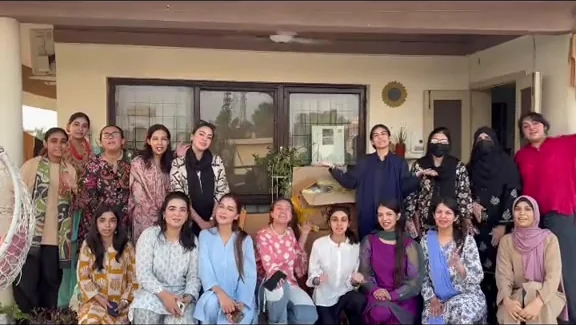
#> input picture assets/stories/give-back-team.webp, 576 x 325 px, given in place of shebelieves-logo.webp, which was not available
$ python build_brand_assets.py
#> lines starting #> are read from the running program, lines starting #| are printed output that depends on the picture; pictures that were not available may be replaced by others from this repository, and a replacement may not be noted
#> in main, logo is the input picture: PIL image 576x325 RGB; mean R, G, B 129.1, 106.7, 102.5
#!/usr/local/lib/hermes-agent/venv/bin/python3
"""Derive site brand assets from the supplied SheBelieves logo and public story frames.

Nothing here redraws or restyles the official logo: the transparent lockup and the
favicon wing are pixel crops of `public/assets/shebelieves-logo.webp` with the flat
white studio background converted to alpha.

Run: scripts/build_brand_assets.py
"""
from __future__ import annotations

import json
import urllib.request
from pathlib import Path

from PIL import Image, ImageDraw, ImageFont

ROOT = Path(__file__).resolve().parents[1]
ASSETS = ROOT / "public" / "assets"
BRAND = ASSETS / "brand"
STORIES = ASSETS / "stories"
FONT_CACHE = Path(__file__).resolve().parent / ".fontcache"

INK = (1, 18, 70)
MAGENTA = (193, 20, 88)
PAPER = (251, 246, 239)

FONT_SOURCES = {
    "fraunces.ttf": "https://raw.githubusercontent.com/google/fonts/main/ofl/fraunces/Fraunces%5BSOFT%2CWONK%2Copsz%2Cwght%5D.ttf",
    "manrope.ttf": "https://raw.githubusercontent.com/google/fonts/main/ofl/manrope/Manrope%5Bwght%5D.ttf",
}
FONT_FALLBACKS = {
    "fraunces.ttf": "/usr/share/fonts/truetype/liberation/LiberationSerif-Bold.ttf",
    "manrope.ttf": "/usr/share/fonts/truetype/liberation/LiberationSans-Regular.ttf",
}


def load_font(name: str, size: int, weight: float | None = None) -> ImageFont.FreeTypeFont:
    FONT_CACHE.mkdir(exist_ok=True)
    path = FONT_CACHE / name
    if not path.exists():
        try:
            urllib.request.urlopen(FONT_SOURCES[name], timeout=30)  # noqa: S310 - pinned Google Fonts source
            urllib.request.urlretrieve(FONT_SOURCES[name], path)  # noqa: S310
        except Exception:  # offline build machines fall back to a system serif/sans
            path = Path(FONT_FALLBACKS[name])
    font = ImageFont.truetype(str(path), size)
    if weight is not None:
        try:
            axes = [axis[2] for axis in font.get_variation_axes()]
            names = [axis[3] if len(axis) > 3 else b"" for axis in font.get_variation_axes()]
            values = []
            for default, axis_name in zip(axes, names):
                label = axis_name.decode() if isinstance(axis_name, bytes) else str(axis_name)
                values.append(weight if label.lower() in {"weight", "wght"} else default)
            font.set_variation_by_axes(values)
        except Exception:
            pass
    return font


def white_to_alpha(image: Image.Image) -> Image.Image:
    """Convert a flat-white background to transparency while keeping antialiased edges."""
    rgb = image.convert("RGB")
    width, height = rgb.size
#> width = 576; height = 325
    out = Image.new("RGBA", (width, height))
#> out: PIL image 576x325 RGBA; every value is 0
    source = rgb.load()
    target = out.load()
    for y in range(height):
        for x in range(width):
            r, g, b = source[x, y]
            whiteness = min(r, g, b)
            alpha = 255 - whiteness
            if alpha <= 4:
                target[x, y] = (0, 0, 0, 0)
                continue
            scale = 255 / alpha
            target[x, y] = (
                max(0, min(255, int((r - whiteness) * scale))),
                max(0, min(255, int((g - whiteness) * scale))),
                max(0, min(255, int((b - whiteness) * scale))),
                alpha,
            )
    return out


def magenta_bbox(image: Image.Image) -> tuple[int, int, int, int]:
    rgb = image.convert("RGB")
    mask = Image.new("L", rgb.size, 0)
#> mask: PIL image 576x325 L; every value is 0
    pixels = rgb.load()
    mask_pixels = mask.load()
    for y in range(rgb.height):
        for x in range(rgb.width // 3):  # the wing sits left of the wordmark
            r, g, b = pixels[x, y]
            if r > 110 and r - g > 45:
                mask_pixels[x, y] = 255
    box = mask.getbbox()
#> box = (0, 124, 188, 322)
    if box is None:
        raise SystemExit("Could not locate the wing motif in the logo file.")
    return box


def rounded_square(size: int, radius_ratio: float, fill: tuple[int, int, int]) -> Image.Image:
    canvas = Image.new("RGBA", (size * 4, size * 4), (0, 0, 0, 0))
    draw = ImageDraw.Draw(canvas)
    draw.rounded_rectangle(
        (0, 0, size * 4 - 1, size * 4 - 1),
        radius=int(size * 4 * radius_ratio),
        fill=fill + (255,),
    )
    return canvas.resize((size, size), Image.LANCZOS)


def isolate_wing(transparent: Image.Image, box: tuple[int, int, int, int]) -> Image.Image:
    """Keep only the magenta wing strokes so the wordmark's S never bleeds into the icon."""
#> called with box = (0, 124, 188, 322)
    wing = transparent.crop(box)
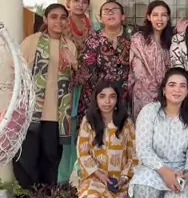
#> wing: PIL image 188x198 RGBA; mean R, G, B, A 58.7, 21.6, 6.5, 152.6; transparent parts drawn white
    pixels = wing.load()
    for y in range(wing.height):
        for x in range(wing.width):
            r, g, b, a = pixels[x, y]
            if a and (r - g) < 40:
                pixels[x, y] = (0, 0, 0, 0)
    return wing.crop(wing.getbbox())


def fit(image: Image.Image, target: int) -> Image.Image:
    scale = target / max(image.width, image.height)
    return image.resize((max(1, round(image.width * scale)), max(1, round(image.height * scale))), Image.LANCZOS)


def build_logo_and_icons(logo: Image.Image) -> None:
    BRAND.mkdir(parents=True, exist_ok=True)
    transparent = white_to_alpha(logo)
    transparent.crop(transparent.getbbox()).save(BRAND / "shebelieves-logo.png")

    wing = isolate_wing(transparent, magenta_bbox(logo))
    wing.save(BRAND / "wing-mark.png")

    icons = ((512, "icon-512.png"), (192, "icon-192.png"), (180, "apple-touch-icon.png"))
    for size, name in icons:
        icon = rounded_square(size, 0.22, PAPER)
        scaled = fit(wing, int(size * 0.72))
        icon.alpha_composite(scaled, ((size - scaled.width) // 2, (size - scaled.height) // 2))
        icon.convert("RGB").save(BRAND / name)
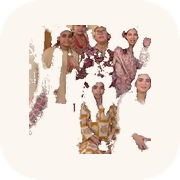
#> icon: PIL image 180x180 RGBA; mean R, G, B, A 222.6, 209.8, 201.1, 244.4; transparent parts drawn white
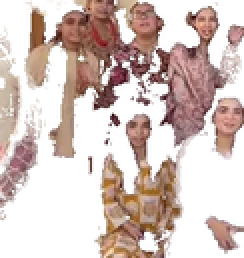
#> scaled: PIL image 122x129 RGBA (shown 2 times larger); mean R, G, B, A 51.8, 13.8, 0.8, 66.6; transparent parts drawn white

    ico = rounded_square(256, 0.22, PAPER)
#> in rounded_square (call 4), `canvas = Image.new("RGBA", (size * 4, size * 4), (0, 0, 0, 0))`: canvas: PIL image 1024x1024 RGBA; every value is 0
    wing_small = fit(wing, 196)
    ico.alpha_composite(wing_small, ((256 - wing_small.width) // 2, (256 - wing_small.height) // 2))
    ico.save(ASSETS.parent / "favicon.ico", sizes=[(16, 16), (32, 32), (48, 48), (64, 64)])


def wrap(draw: ImageDraw.ImageDraw, text: str, font: ImageFont.FreeTypeFont, max_width: int) -> list[str]:
    lines: list[str] = []
    current = ""
    for word in text.split():
        candidate = f"{current} {word}".strip()
        if draw.textlength(candidate, font=font) <= max_width or not current:
            current = candidate
        else:
            lines.append(current)
            current = word
    if current:
        lines.append(current)
    return lines


def build_open_graph(logo: Image.Image) -> None:
    width, height = 1200, 630
    canvas = Image.new("RGB", (width, height), PAPER)
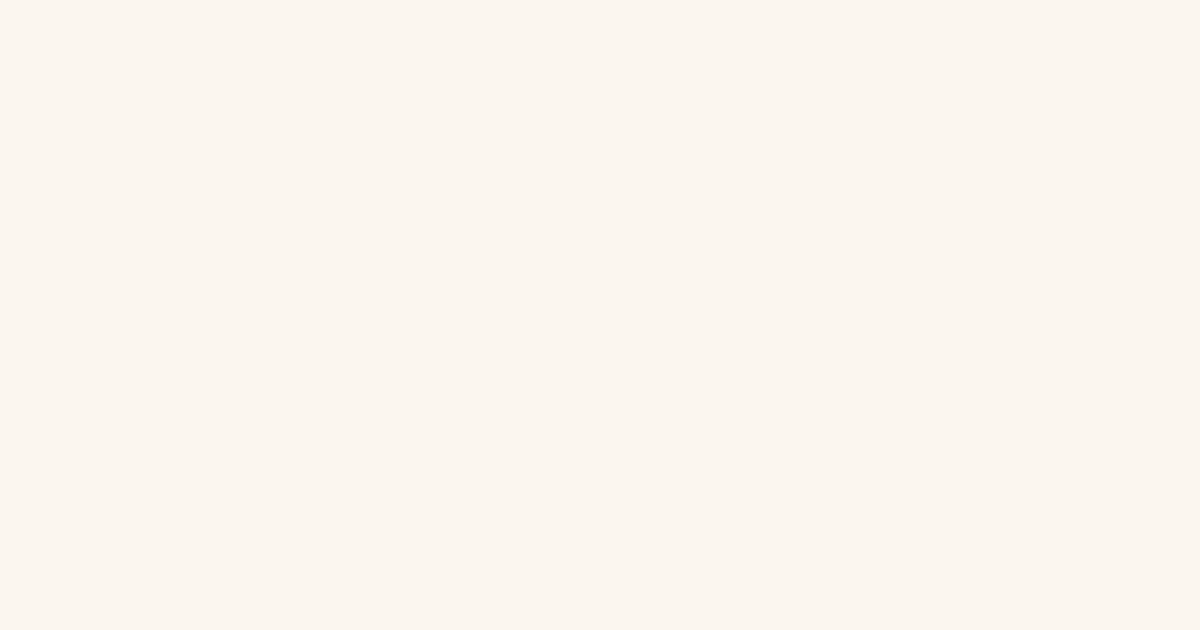
#> canvas: PIL image 1200x630 RGB; mean R, G, B 251, 246, 239

    photo = Image.open(STORIES / "hero-community.webp").convert("RGB")
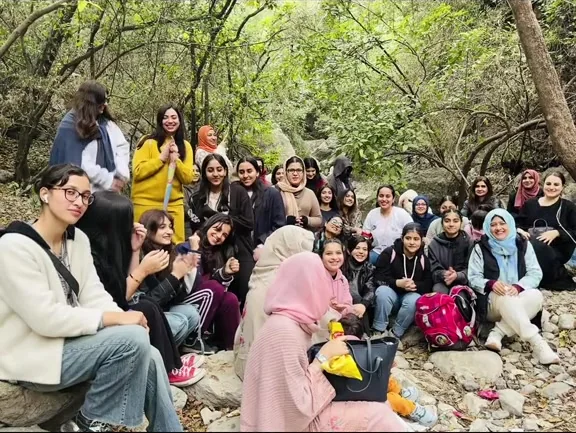
#> input picture assets/stories/hero-community.webp, 576 x 433 px, found by its file name
#> photo is the input picture: PIL image 576x433 RGB; mean R, G, B 135.8, 128, 104.8
    panel_x = 690
    photo_width, photo_height = width - panel_x, height
    ratio = max(photo_width / photo.width, photo_height / photo.height)
#> ratio = 1.45
    photo = photo.resize((int(photo.width * ratio), int(photo.height * ratio)), Image.LANCZOS)
#> photo: PIL image 838x630 RGB
    left = (photo.width - photo_width) // 2
#> left = 164
    top = max(0, int(photo.height * 0.06))
#> top = 37
    top = min(top, photo.height - photo_height)
#> top = 0
    canvas.paste(photo.crop((left, top, left + photo_width, top + photo_height)), (panel_x, 0))

    draw = ImageDraw.Draw(canvas)
    draw.rectangle((panel_x - 6, 0, panel_x, height), fill=MAGENTA)

    lockup = white_to_alpha(logo)
    lockup = fit(lockup.crop(lockup.getbbox()), 230)
    canvas.paste(lockup, (72, 58), lockup)
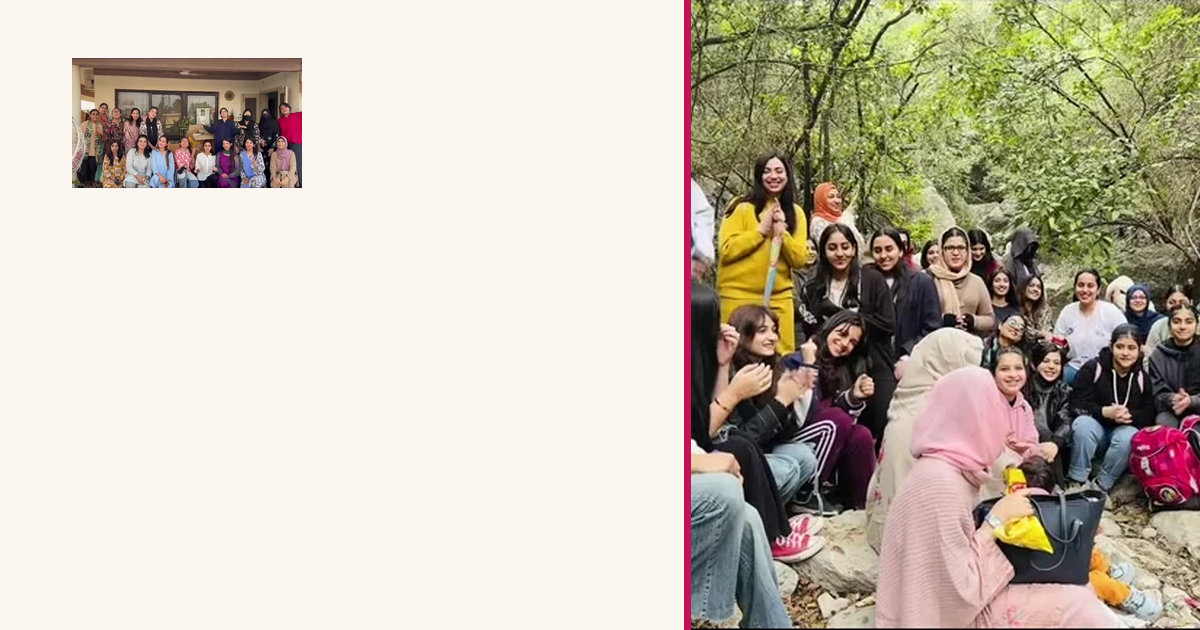
#> canvas: PIL image 1200x630 RGB; mean R, G, B 198.5, 189.8, 174.8

    display = load_font("fraunces.ttf", 50, weight=680)
    body = load_font("manrope.ttf", 23, weight=500)
    label = load_font("manrope.ttf", 18, weight=600)

    margin, text_width = 72, panel_x - 144
    y = 218
    for line in wrap(draw, "Find your next brave thing — and your people.", display, text_width):
#> in wrap, `current = ""`: current = ''
        draw.text((margin, y), line, font=display, fill=INK)
        y += 62
#> this loop made 3 passes
#> after the loop, y = 404

    y += 22
#> y = 426
    for line in wrap(draw, "A women-only Twin Cities sisterhood for trying new things and finding your people.", body, text_width):
        draw.text((margin, y), line, font=body, fill=(46, 58, 92))
        y += 33
#> this loop made 2 passes
#> y on pass 1: 459
#> (line, y) on pass 2: ('new things and finding your people.', 492)
#> after the loop, y = 492

    draw.line((margin, height - 108, margin + 56, height - 108), fill=MAGENTA, width=4)
    draw.text((margin, height - 88), "Independent concept preview · Built from", font=label, fill=(84, 94, 124))
    draw.text((margin, height - 60), "public SheBelieves content", font=label, fill=(84, 94, 124))

    canvas.save(ASSETS / "og-cover.jpg", quality=88, optimize=True)
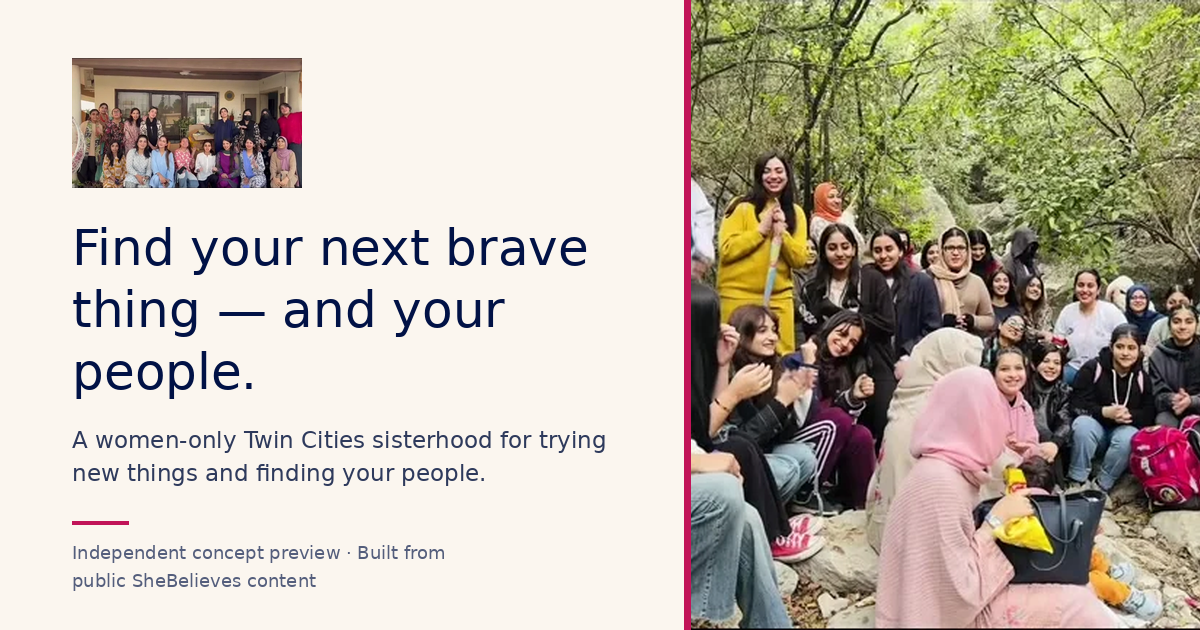
#> saved as og-cover.jpg: PIL image 1200x630 RGB; mean R, G, B 193.2, 184.9, 171.1


def reframe_climbing_story() -> None:
    """Re-crop the climbing frame so the TikTok reply overlay (a third-party username) is gone.

    Always derived from the original frame sample, so repeated runs are idempotent. Fresh
    clones do not ship `research/frame-samples/`, and there the committed crop is already final.
    """
    source = ROOT / "research" / "frame-samples" / "climbing-4-24.1s.jpg"
    if not source.exists():
        print(json.dumps({"skipped": "climbing-courage reframe", "reason": "frame sample not present"}))
        return
    frame = Image.open(source).convert("RGB")
    cropped = frame.crop((0, round(frame.height * 0.25), frame.width, frame.height))
    cropped.save(STORIES / "climbing-courage.webp", "WEBP", quality=86, method=6)

    manifest_path = ASSETS / "story-source-manifest.json"
    manifest = json.loads(manifest_path.read_text())
    for entry in manifest:
        if entry["slug"] == "climbing-courage":
            entry["dimensions"] = list(cropped.size)
    manifest_path.write_text(json.dumps(manifest, indent=2, ensure_ascii=False) + "\n")


def main() -> None:
    logo = Image.open(ASSETS / "shebelieves-logo.webp")
    build_logo_and_icons(logo)
    build_open_graph(logo)
    reframe_climbing_story()
    print(json.dumps({"brand_assets": sorted(p.name for p in BRAND.iterdir())}))


if __name__ == "__main__":
    main()
